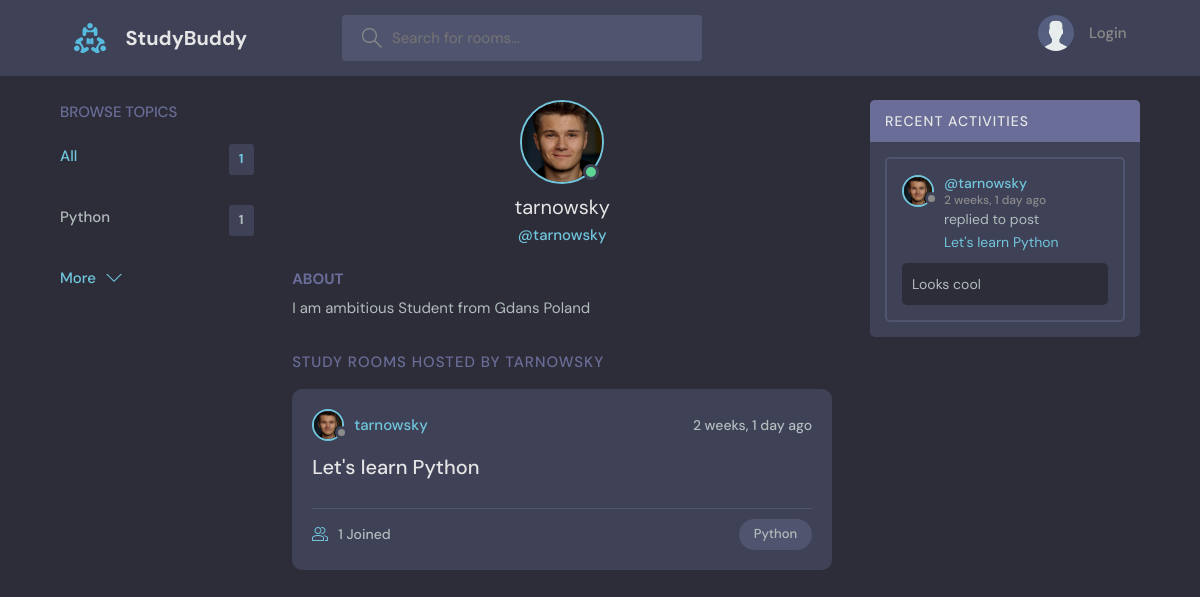
/profile/1/, run on an earlier commit of the app's database.
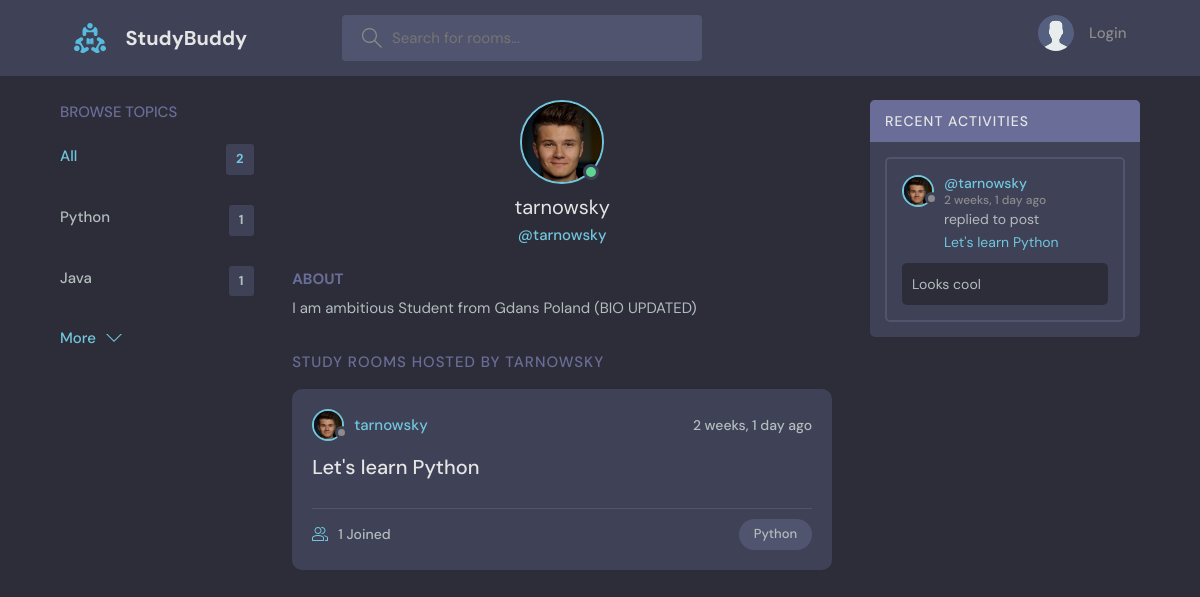
And on a later commit of the database.
### base/models.py (models this page shows, shortened)
class Topic(models.Model):
    name = models.CharField(max_length=200)

class User(AbstractUser):
    name = models.CharField(max_length=200, null=True)
    email = models.EmailField(unique=True)
    bio = models.TextField(null=True)
    avatar = models.ImageField(null=True, default='avatar.svg')
    USERNAME_FIELD = 'email'
    REQUIRED_FIELDS = []

class Room(models.Model):
    host = models.ForeignKey(User, on_delete=models.SET_NULL, null=True)
    topic = models.ForeignKey(Topic, on_delete=models.SET_NULL, null=True)
    name = models.CharField(max_length=200)
    description = models.TextField(null=True, blank=True)
    participants = models.ManyToManyField(User, related_name='participants', blank=True)
    updated = models.DateTimeField(auto_now=True)
    created = models.DateTimeField(auto_now_add=True)
    class Meta:
        ordering = ['-updated', '-created']

class Message(models.Model):
    user = models.ForeignKey(User, on_delete=models.CASCADE)
    room = models.ForeignKey(Room, on_delete=models.CASCADE)
    body = models.TextField()
    updated = models.DateTimeField(auto_now=True)
    created = models.DateTimeField(auto_now_add=True)
    class Meta:
        ordering = ['-updated', '-created']

### base/views.py (the view)
# urls.py: path('profile/<str:pk>/', views.userProfile, name='user-profile'),
def userProfile(request, pk):
    user = User.objects.get(id=pk)
    rooms = user.room_set.all()
    room_messages = user.message_set.all()
    topics = Topic.objects.all()
    context = {'user': user, 'rooms': rooms, 'room_messages': room_messages, 'topics' : topics}
    return render(request, 'base/profile.html', context)

### base/templates/base/profile.html (shortened to what this page needs)
{% extends 'main.html' %}
{% block content %}
  <main class="profile-page layout layout--3">
    <div class="container">
      {% include 'base/topics_component.html' %}
      <div class="roomList">
        <div class="profile">
          <div class="profile__avatar">
            <div class="avatar avatar--large active">
              <img src="{{user.avatar.url}}" />
            </div>
          </div>
          <div class="profile__info">
            <h3>{{user.username}}</h3>
            <p>@{{user.username}}</p>
          </div>
          <div class="profile__about">
            <h3>About</h3>
            <p>
              {{user.bio}}
            </p>
          </div>
        </div>
        <div class="roomList__header">
          <div>
            <h2>Study Rooms Hosted by {{user.username}}</a>
            </h2>
          </div>
        </div>
        {% include 'base/feed_component.html' %}
      </div>
      {% include 'base/activity_component.html' %}
    </div>
  </main>
{% endblock content %}

### base/templates/base/topics_component.html
<div class="topics">
    <div class="topics__header">
      <h2>Browse Topics</h2>
    </div>
    <ul class="topics__list">
      <li>
        <a href="{% url 'home' %}" class="active">All<span>{{topics.count}}</span></a>
      </li>
      {% for topic in topics %}
      <li>
        <a href="{% url 'home' %}?q={{topic.name}}">{{topic.name}}<span>{{topic.room_set.all.count}}</span></a>
      </li>
      {% endfor %}
    </ul>
    <a class="btn btn--link" href="{% url 'topics' %}">
      More
      <svg version="1.1" xmlns="http://www.w3.org/2000/svg" width="32" height="32" viewBox="0 0 32 32">
        <title>chevron-down</title>
        <path d="M16 21l-13-13h-3l16 16 16-16h-3l-13 13z"></path>
      </svg>
    </a>
  </div>

### base/templates/base/feed_component.html (shortened to what this page needs)
{% for room in rooms %}
<div class="roomListRoom">
    <div class="roomListRoom__header">
      <a href="{% url 'user-profile' room.host.id %}" class="roomListRoom__author">
        <div class="avatar avatar--small">
          <img src="{{room.host.avatar.url}}" />
        </div>
        <span>{{room.host.username}}</span>
      </a>
      <div class="roomListRoom__actions">
        <span>{{room.created|timesince}} ago</span>
      </div>
    </div>
    <div class="roomListRoom__content">
      <a href="{% url 'room' room.id %}">{{room.name}}</a>
    </div>
    <div class="roomListRoom__meta">
      <a href="{% url 'room' room.id %}" class="roomListRoom__joined">
        {{room.participants.all.count}} Joined
      </a>
      <p class="roomListRoom__topic">{{room.topic.name}}</p>
    </div>
  </div>
{% endfor %}

### base/templates/base/activity_component.html (shortened to what this page needs)
<div class="activities">
    <div class="activities__header">
      <h2>Recent Activities</h2>
    </div>
    {% for message in room_messages %}
    <div class="activities__box">
      <div class="activities__boxHeader roomListRoom__header">
        <a href="{% url 'room' message.room.id%}" class="roomListRoom__author">
          <div class="avatar avatar--small">
            <img src="{{message.user.avatar.url}}" />
          </div>
          <p>
            @{{message.user.username}}
            <span>{{message.created|timesince}} ago</span>
          </p>
        </a>
      </div>
      <div class="activities__boxContent">
        <p>replied to post <a href="{% url 'room' message.room.id %}">{{message.room.name}}</a></p>
        <div class="activities__boxRoomContent">
            {{message.body}}
        </div>
      </div>
    </div>
    {% endfor %}
  </div>

What changed in the data, as far as the page shows it:
added Topic: name "Java", room_set.all.count "1"
changed User "tarnowsky": avatar: a different picture; bio "I am ambitious Student from Gdans Poland" → "I am ambitious Student from Gdans Poland (BIO UPDATED)"
changed through a linked row, Room "Let's learn Python": host.avatar: a different picture
changed through a linked row, Message "Looks cool": user.avatar: a different picture
Also different on the page:
{{ topics.count }}: "1" → "2"
